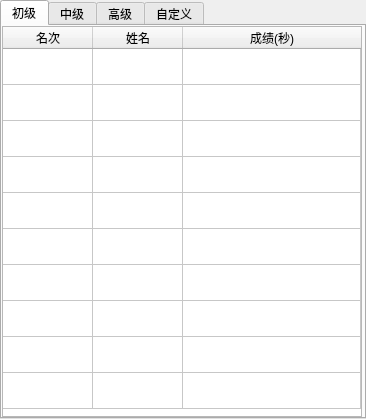
<?xml version="1.0" encoding="UTF-8"?>
<ui version="4.0">
 <class>MainWindow</class>
 <widget class="QMainWindow" name="MainWindow">
  <property name="geometry">
   <rect>
    <x>0</x>
    <y>0</y>
    <width>366</width>
    <height>419</height>
   </rect>
  </property>
  <property name="windowTitle">
   <string>本机战绩</string>
  </property>
  <widget class="QWidget" name="centralwidget">
   <widget class="QTabWidget" name="tabWidget">
    <property name="geometry">
     <rect>
      <x>0</x>
      <y>0</y>
      <width>366</width>
      <height>419</height>
     </rect>
    </property>
    <property name="currentIndex">
     <number>0</number>
    </property>
    <widget class="QWidget" name="tab_1">
     <attribute name="title">
      <string>初级</string>
     </attribute>
     <widget class="QTableWidget" name="tableWidget_1">
      <property name="geometry">
       <rect>
        <x>0</x>
        <y>0</y>
        <width>360</width>
        <height>391</height>
       </rect>
      </property>
      <property name="sizeAdjustPolicy">
       <enum>QAbstractScrollArea::AdjustIgnored</enum>
      </property>
      <attribute name="horizontalHeaderVisible">
       <bool>true</bool>
      </attribute>
      <attribute name="horizontalHeaderDefaultSectionSize">
       <number>90</number>
      </attribute>
      <attribute name="horizontalHeaderHighlightSections">
       <bool>true</bool>
      </attribute>
      <attribute name="horizontalHeaderMinimumSectionSize">
       <number>90</number>
      </attribute>
      <attribute name="horizontalHeaderShowSortIndicator" stdset="0">
       <bool>false</bool>
      </attribute>
      <attribute name="horizontalHeaderStretchLastSection">
       <bool>true</bool>
      </attribute>
      <attribute name="verticalHeaderVisible">
       <bool>false</bool>
      </attribute>
      <attribute name="verticalHeaderDefaultSectionSize">
       <number>36</number>
      </attribute>
      <attribute name="verticalHeaderMinimumSectionSize">
       <number>36</number>
      </attribute>
      <row>
       <property name="text">
        <string>1</string>
       </property>
      </row>
      <row>
       <property name="text">
        <string>2</string>
       </property>
      </row>
      <row>
       <property name="text">
        <string>3</string>
       </property>
      </row>
      <row>
       <property name="text">
        <string>4</string>
       </property>
      </row>
      <row>
       <property name="text">
        <string>5</string>
       </property>
      </row>
      <row>
       <property name="text">
        <string>6</string>
       </property>
      </row>
      <row>
       <property name="text">
        <string>7</string>
       </property>
      </row>
      <row>
       <property name="text">
        <string>8</string>
       </property>
      </row>
      <row>
       <property name="text">
        <string>9</string>
       </property>
      </row>
      <row>
       <property name="text">
        <string>10</string>
       </property>
      </row>
      <column>
       <property name="text">
        <string>名次</string>
       </property>
      </column>
      <column>
       <property name="text">
        <string>姓名</string>
       </property>
      </column>
      <column>
       <property name="text">
        <string>成绩(秒)</string>
       </property>
      </column>
      <item row="0" column="0">
       <property name="text">
        <string/>
       </property>
      </item>
      <item row="0" column="1">
       <property name="text">
        <string/>
       </property>
      </item>
      <item row="1" column="0">
       <property name="text">
        <string/>
       </property>
      </item>
      <item row="2" column="0">
       <property name="text">
        <string/>
       </property>
      </item>
      <item row="3" column="0">
       <property name="text">
        <string/>
       </property>
      </item>
      <item row="4" column="0">
       <property name="text">
        <string/>
       </property>
      </item>
      <item row="5" column="0">
       <property name="text">
        <string/>
       </property>
      </item>
      <item row="6" column="0">
       <property name="text">
        <string/>
       </property>
      </item>
      <item row="7" column="0">
       <property name="text">
        <string/>
       </property>
      </item>
      <item row="8" column="0">
       <property name="text">
        <string/>
       </property>
      </item>
      <item row="9" column="0">
       <property name="text">
        <string/>
       </property>
      </item>
     </widget>
    </widget>
    <widget class="QWidget" name="tab_2">
     <attribute name="title">
      <string>中级</string>
     </attribute>
     <widget class="QTableWidget" name="tableWidget_2">
      <property name="geometry">
       <rect>
        <x>0</x>
        <y>0</y>
        <width>360</width>
        <height>391</height>
       </rect>
      </property>
      <property name="sizeAdjustPolicy">
       <enum>QAbstractScrollArea::AdjustIgnored</enum>
      </property>
      <attribute name="horizontalHeaderVisible">
       <bool>false</bool>
      </attribute>
      <attribute name="horizontalHeaderDefaultSectionSize">
       <number>90</number>
      </attribute>
      <attribute name="horizontalHeaderHighlightSections">
       <bool>true</bool>
      </attribute>
      <attribute name="horizontalHeaderMinimumSectionSize">
       <number>90</number>
      </attribute>
      <attribute name="horizontalHeaderShowSortIndicator" stdset="0">
       <bool>false</bool>
      </attribute>
      <attribute name="horizontalHeaderStretchLastSection">
       <bool>true</bool>
      </attribute>
      <attribute name="verticalHeaderVisible">
       <bool>false</bool>
      </attribute>
      <attribute name="verticalHeaderDefaultSectionSize">
       <number>36</number>
      </attribute>
      <attribute name="verticalHeaderMinimumSectionSize">
       <number>36</number>
      </attribute>
      <row>
       <property name="text">
        <string>1</string>
       </property>
      </row>
      <row>
       <property name="text">
        <string>2</string>
       </property>
      </row>
      <row>
       <property name="text">
        <string>3</string>
       </property>
      </row>
      <row>
       <property name="text">
        <string>4</string>
       </property>
      </row>
      <row>
       <property name="text">
        <string>5</string>
       </property>
      </row>
      <row>
       <property name="text">
        <string>6</string>
       </property>
      </row>
      <row>
       <property name="text">
        <string>7</string>
       </property>
      </row>
      <row>
       <property name="text">
        <string>8</string>
       </property>
      </row>
      <row>
       <property name="text">
        <string>9</string>
       </property>
      </row>
      <row>
       <property name="text">
        <string>10</string>
       </property>
      </row>
      <column>
       <property name="text">
        <string>名次</string>
       </property>
      </column>
      <column>
       <property name="text">
        <string>姓名</string>
       </property>
      </column>
      <column>
       <property name="text">
        <string>成绩(秒)</string>
       </property>
      </column>
      <item row="0" column="0">
       <property name="text">
        <string/>
       </property>
      </item>
      <item row="1" column="0">
       <property name="text">
        <string/>
       </property>
      </item>
      <item row="2" column="0">
       <property name="text">
        <string/>
       </property>
      </item>
      <item row="3" column="0">
       <property name="text">
        <string/>
       </property>
      </item>
      <item row="4" column="0">
       <property name="text">
        <string/>
       </property>
      </item>
      <item row="5" column="0">
       <property name="text">
        <string/>
       </property>
      </item>
      <item row="6" column="0">
       <property name="text">
        <string/>
       </property>
      </item>
      <item row="7" column="0">
       <property name="text">
        <string/>
       </property>
      </item>
      <item row="8" column="0">
       <property name="text">
        <string/>
       </property>
      </item>
      <item row="9" column="0">
       <property name="text">
        <string/>
       </property>
      </item>
     </widget>
    </widget>
    <widget class="QWidget" name="tab_3">
     <attribute name="title">
      <string>高级</string>
     </attribute>
     <widget class="QTableWidget" name="tableWidget_3">
      <property name="geometry">
       <rect>
        <x>0</x>
        <y>0</y>
        <width>360</width>
        <height>391</height>
       </rect>
      </property>
      <property name="sizeAdjustPolicy">
       <enum>QAbstractScrollArea::AdjustIgnored</enum>
      </property>
      <attribute name="horizontalHeaderVisible">
       <bool>false</bool>
      </attribute>
      <attribute name="horizontalHeaderDefaultSectionSize">
       <number>90</number>
      </attribute>
      <attribute name="horizontalHeaderHighlightSections">
       <bool>true</bool>
      </attribute>
      <attribute name="horizontalHeaderMinimumSectionSize">
       <number>90</number>
      </attribute>
      <attribute name="horizontalHeaderShowSortIndicator" stdset="0">
       <bool>false</bool>
      </attribute>
      <attribute name="horizontalHeaderStretchLastSection">
       <bool>true</bool>
      </attribute>
      <attribute name="verticalHeaderVisible">
       <bool>false</bool>
      </attribute>
      <attribute name="verticalHeaderDefaultSectionSize">
       <number>36</number>
      </attribute>
      <attribute name="verticalHeaderMinimumSectionSize">
       <number>36</number>
      </attribute>
      <row>
       <property name="text">
        <string>1</string>
       </property>
      </row>
      <row>
       <property name="text">
        <string>2</string>
       </property>
      </row>
      <row>
       <property name="text">
        <string>3</string>
       </property>
      </row>
      <row>
       <property name="text">
        <string>4</string>
       </property>
      </row>
      <row>
       <property name="text">
        <string>5</string>
       </property>
      </row>
      <row>
       <property name="text">
        <string>6</string>
       </property>
      </row>
      <row>
       <property name="text">
        <string>7</string>
       </property>
      </row>
      <row>
       <property name="text">
        <string>8</string>
       </property>
      </row>
      <row>
       <property name="text">
        <string>9</string>
       </property>
      </row>
      <row>
       <property name="text">
        <string>10</string>
       </property>
      </row>
      <column>
       <property name="text">
        <string>名次</string>
       </property>
      </column>
      <column>
       <property name="text">
        <string>姓名</string>
       </property>
      </column>
      <column>
       <property name="text">
        <string>成绩(秒)</string>
       </property>
      </column>
      <item row="0" column="0">
       <property name="text">
        <string/>
       </property>
      </item>
      <item row="1" column="0">
       <property name="text">
        <string/>
       </property>
      </item>
      <item row="2" column="0">
       <property name="text">
        <string/>
       </property>
      </item>
      <item row="3" column="0">
       <property name="text">
        <string/>
       </property>
      </item>
      <item row="4" column="0">
       <property name="text">
        <string/>
       </property>
      </item>
      <item row="5" column="0">
       <property name="text">
        <string/>
       </property>
      </item>
      <item row="6" column="0">
       <property name="text">
        <string/>
       </property>
      </item>
      <item row="7" column="0">
       <property name="text">
        <string/>
       </property>
      </item>
      <item row="8" column="0">
       <property name="text">
        <string/>
       </property>
      </item>
      <item row="9" column="0">
       <property name="text">
        <string/>
       </property>
      </item>
     </widget>
    </widget>
    <widget class="QWidget" name="tab_4">
     <attribute name="title">
      <string>自定义</string>
     </attribute>
     <widget class="QTableWidget" name="tableWidget_4">
      <property name="geometry">
       <rect>
        <x>0</x>
        <y>0</y>
        <width>360</width>
        <height>391</height>
       </rect>
      </property>
      <property name="sizeAdjustPolicy">
       <enum>QAbstractScrollArea::AdjustIgnored</enum>
      </property>
      <attribute name="horizontalHeaderVisible">
       <bool>false</bool>
      </attribute>
      <attribute name="horizontalHeaderDefaultSectionSize">
       <number>90</number>
      </attribute>
      <attribute name="horizontalHeaderHighlightSections">
       <bool>true</bool>
      </attribute>
      <attribute name="horizontalHeaderMinimumSectionSize">
       <number>90</number>
      </attribute>
      <attribute name="horizontalHeaderShowSortIndicator" stdset="0">
       <bool>false</bool>
      </attribute>
      <attribute name="horizontalHeaderStretchLastSection">
       <bool>true</bool>
      </attribute>
      <attribute name="verticalHeaderVisible">
       <bool>false</bool>
      </attribute>
      <attribute name="verticalHeaderDefaultSectionSize">
       <number>36</number>
      </attribute>
      <attribute name="verticalHeaderMinimumSectionSize">
       <number>36</number>
      </attribute>
      <row>
       <property name="text">
        <string>1</string>
       </property>
      </row>
      <row>
       <property name="text">
        <string>2</string>
       </property>
      </row>
      <row>
       <property name="text">
        <string>3</string>
       </property>
      </row>
      <row>
       <property name="text">
        <string>4</string>
       </property>
      </row>
      <row>
       <property name="text">
        <string>5</string>
       </property>
      </row>
      <row>
       <property name="text">
        <string>6</string>
       </property>
      </row>
      <row>
       <property name="text">
        <string>7</string>
       </property>
      </row>
      <row>
       <property name="text">
        <string>8</string>
       </property>
      </row>
      <row>
       <property name="text">
        <string>9</string>
       </property>
      </row>
      <row>
       <property name="text">
        <string>10</string>
       </property>
      </row>
      <column>
       <property name="text">
        <string>名次</string>
       </property>
      </column>
      <column>
       <property name="text">
        <string>姓名</string>
       </property>
      </column>
      <column>
       <property name="text">
        <string>成绩(3BV/s)</string>
       </property>
      </column>
      <item row="0" column="0">
       <property name="text">
        <string/>
       </property>
      </item>
      <item row="1" column="0">
       <property name="text">
        <string/>
       </property>
      </item>
      <item row="2" column="0">
       <property name="text">
        <string/>
       </property>
      </item>
      <item row="3" column="0">
       <property name="text">
        <string/>
       </property>
      </item>
      <item row="4" column="0">
       <property name="text">
        <string/>
       </property>
      </item>
      <item row="5" column="0">
       <property name="text">
        <string/>
       </property>
      </item>
      <item row="6" column="0">
       <property name="text">
        <string/>
       </property>
      </item>
      <item row="7" column="0">
       <property name="text">
        <string/>
       </property>
      </item>
      <item row="8" column="0">
       <property name="text">
        <string/>
       </property>
      </item>
      <item row="9" column="0">
       <property name="text">
        <string/>
       </property>
      </item>
     </widget>
    </widget>
   </widget>
  </widget>
 </widget>
 <resources/>
 <connections/>
</ui>
